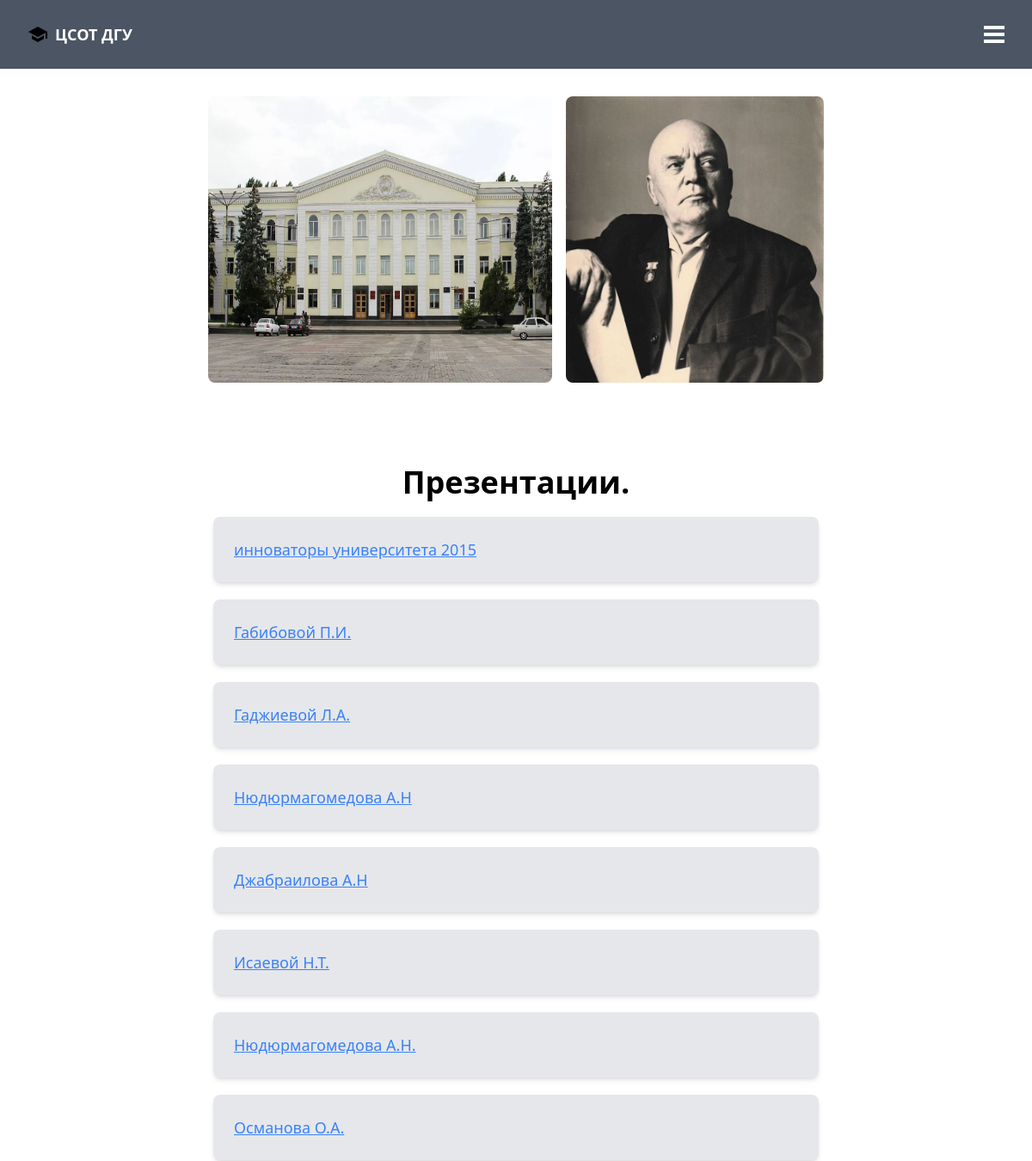
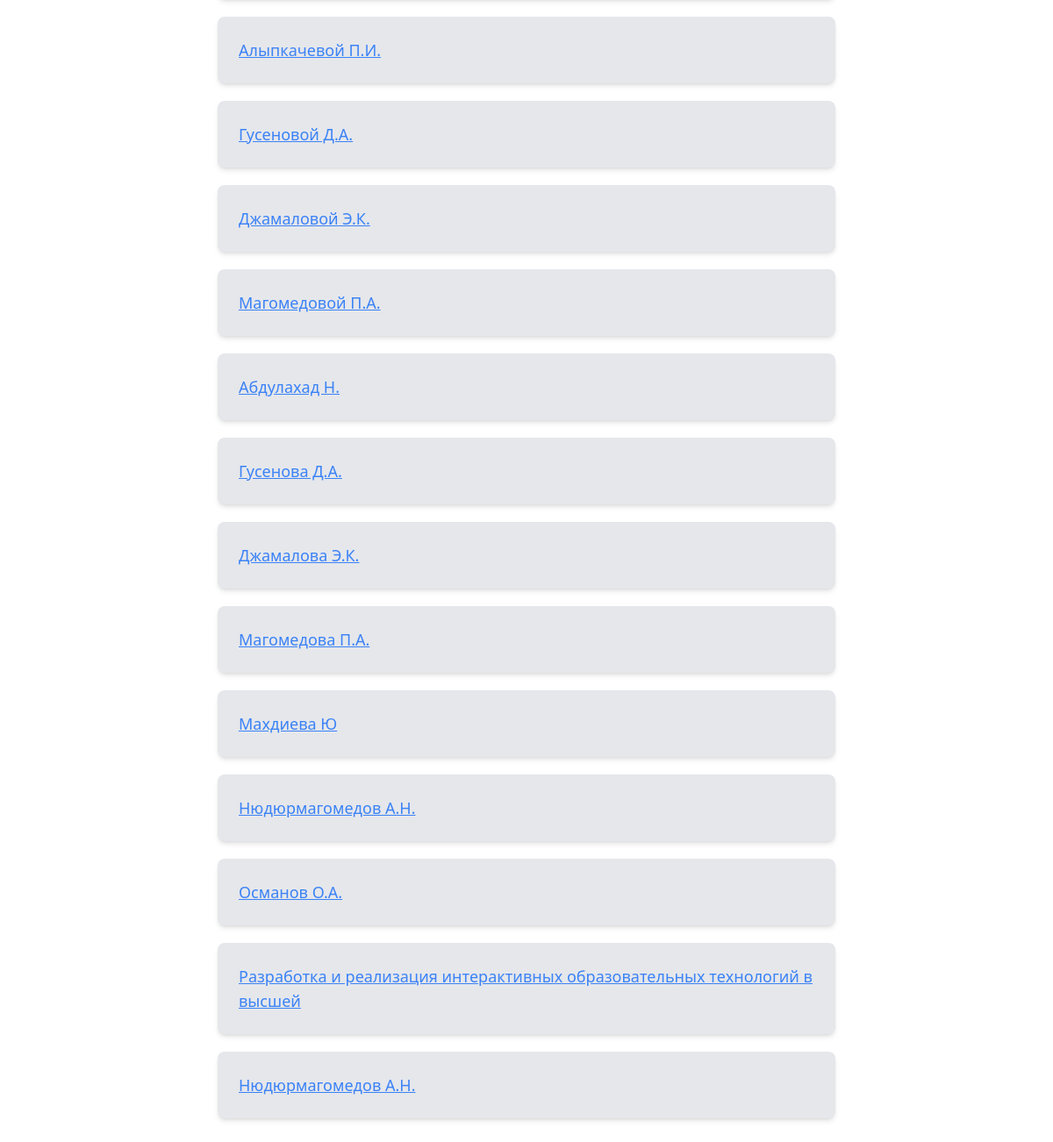
Page /users/presentations/ on the committed database (2 pictures, top to bottom).
### users/models.py (models this page shows, shortened)
class Presentation(models.Model):
    title = models.CharField('Название', max_length=255)
    material = models.FileField('Материал', upload_to='presentations')
    class Meta:
        verbose_name = 'Презентация'
        verbose_name_plural = 'Презентации'

### users/views.py (the view)
# urls.py: path('presentations/', PresentationView.as_view(), name='presentations'),
class PresentationView(ListView):
    queryset = Presentation.objects.all()
    template_name = 'presentations.html'
    context_object_name = 'presentations'

### templates/presentations.html
{% extends 'layouts/blank.html' %}
{% block content %}
    <div class="flex justify-center mt-8">
        <img src="/static/images/smapse-dagestanskij-gosudarstvennyj-universitet-1.png" class="rounded-lg w-1/3 h-auto">
        <img src="/static/images/s.jpg" class="rounded-lg w-1/4 h-auto ml-4">
    </div>
    <div class="max-w-3xl mx-auto px-8 py-24 text-center">
        <h1>Презентации.</h1>
        <ul>
            {% for presentation in presentations %}
                <div class="bg-gray-200 p-6 rounded-lg shadow-md text-left mt-5">
                    <li><a href="{{ presentation.material.url }}" class="text-blue-500 underline text-lg">{{ presentation.title }}</a></li>
                </div>
            {% endfor %}
        </ul>
    </div>
{% endblock %}

### templates/layouts/blank.html
{% extends 'base.html' %}
{% block layout %}
<content class="block w-full">
    {% block content %}
    {% endblock %}
</content>
{% endblock %}

### templates/base.html (shortened to what this page needs)
{% load static %}
<!DOCTYPE html>
<html lang="en">
<head>
    <script src="https://cdn.tailwindcss.com"></script>
</head>
<body class="{% block class %}{% endblock %}">
    {% include 'includes/header.html' %}
    {% block layout %}
    {% endblock %}
</body>
</html>

### templates/includes/header.html (shortened to what this page needs)
<header class="flex items-center justify-between bg-gray-600 h-20 px-8 text-white sticky top-0 z-40">
    <div>
        <a class="flex items-center gap-2" href="/">
            <img class="h-6" src="/static/images/logo.png" alt="Logo"/>
            <span class="text-lg font-bold">ЦСОТ ДГУ</span>
        </a>
    </div>
    <nav class="relative">
        <ul class="flex items-center space-x-4">
            <li x-data="{ dropdownOpen: false }" class="relative">
                <a @click="dropdownOpen = !dropdownOpen" @click.away="dropdownOpen = false" class="cursor-pointer select-none">
                    <div x-bind:class="dropdownOpen ? 'rotate-90 duration-300' : ''" class="w-6">
                        <div class="bg-white h-1 mb-1"></div>
                        <div class="bg-white h-1 mb-1"></div>
                        <div class="bg-white h-1"></div>
                    </div>
                </a>
            </li>
        </ul>
    </nav>
</header>

### templates/base.html (style rules this page uses)
h1 { @apply text-4xl font-bold mb-4 }

### rows in the picture
Presentation: title "инноваторы университета 2015"
Presentation: title "Габибовой П.И."
Presentation: title "Гаджиевой Л.А."
Presentation: title "Нюдюрмагомедова А.Н"
Presentation: title "Джабраилова А.Н"
Presentation: title "Исаевой Н.Т."
Presentation: title "Нюдюрмагомедова А.Н."
Presentation: title "Османова О.А."
Presentation: title "Алыпкачевой П.И."
Presentation: title "Гусеновой Д.А."
Presentation: title "Джамаловой Э.К."
Presentation: title "Магомедовой П.А."
Presentation: title "Абдулахад Н."
Presentation: title "Гусенова Д.А."
Presentation: title "Джамалова Э.К."
Presentation: title "Магомедова П.А."
Presentation: title "Махдиева Ю"
Presentation: title "Нюдюрмагомедов А.Н."
Presentation: title "Османов О.А."
Presentation: title "Разработка и реализация интерактивных образовательных технологий в высшей"
Presentation: title "Нюдюрмагомедов А.Н."
